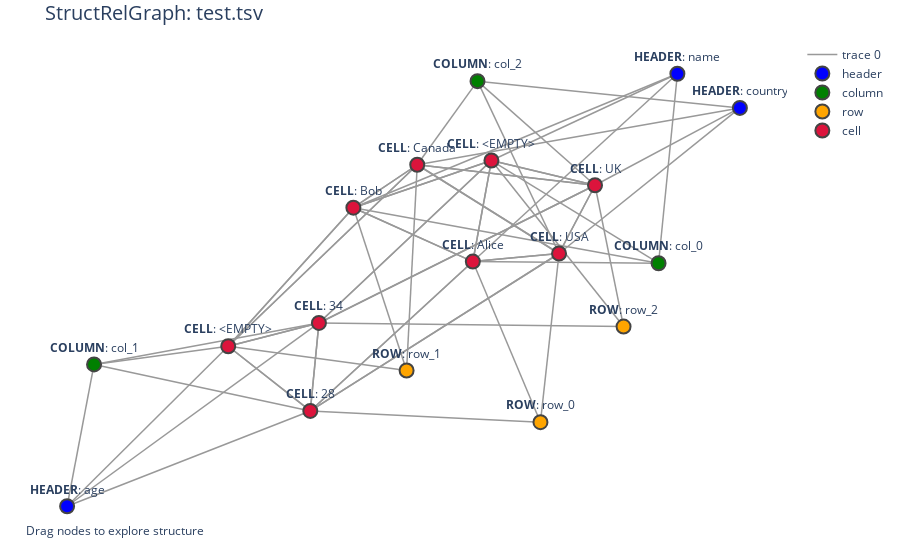

Notebook source saved alongside this figure:
### Code cell
# test_structrel_graph.py

from table_parser.table_factory import TableLoaderFactory
from schema_inference.infer_schema import SchemaInferer
from graph_builder.build_graph import StructRelGraphBuilder
from graph_builder.visualize_graph import visualize_graph

table = TableLoaderFactory.load("data/raw/test.tsv")
table = SchemaInferer().infer(table)

builder = StructRelGraphBuilder()
G = builder.build(table)

print(f"Graph has {G.number_of_nodes()} nodes and {G.number_of_edges()} edges.")
visualize_graph(G, title="StructRelGraph: test.tsv")

### Figure 1 — Plotly figure (JSON) as saved in the notebook; plotly's stock layout.template omitted (floating-point values rounded to 4 significant figures; data arrays with more than 128 entries replaced by an {"elided": "..."} marker saying what was removed)
{"data": [{"hoverinfo": "none", "line": {"color": "#999", "width": 1.5}, "mode": "lines", "type": "scatter", "x": {"elided": "198 float values"}, "y": {"elided": "198 float values"}}, {"hoverinfo": "text", "marker": {"color": "blue", "line": {"width": 2}, "size": 14}, "mode": "markers+text", "name": "header", "text": ["<b>HEADER</b>: name", "<b>HEADER</b>: age", "<b>HEADER</b>: country"], "textposition": "top center", "type": "scatter", "x": [0.6094, -0.9993, 0.7742], "y": [0.8176, -1, 0.6739]}, {"hoverinfo": "text", "marker": {"color": "green", "line": {"width": 2}, "size": 14}, "mode": "markers+text", "name": "column", "text": ["<b>COLUMN</b>: col_0", "<b>COLUMN</b>: col_1", "<b>COLUMN</b>: col_2"], "textposition": "top center", "type": "scatter", "x": [0.5598, -0.9283, 0.08255], "y": [0.02129, -0.4039, 0.7866]}, {"hoverinfo": "text", "marker": {"color": "orange", "line": {"width": 2}, "size": 14}, "mode": "markers+text", "name": "row", "text": ["<b>ROW</b>: row_0", "<b>ROW</b>: row_1", "<b>ROW</b>: row_2"], "textposition": "top center", "type": "scatter", "x": [0.2485, -0.1044, 0.4675], "y": [-0.6467, -0.4296, -0.2449]}, {"hoverinfo": "text", "marker": {"color": "crimson", "line": {"width": 2}, "size": 14}, "mode": "markers+text", "name": "cell", "text": ["<b>CELL</b>: Alice", "<b>CELL</b>: 28", "<b>CELL</b>: USA", "<b>CELL</b>: Bob", "<b>CELL</b>: <EMPTY>", "<b>CELL</b>: Canada", "<b>CELL</b>: <EMPTY>", "<b>CELL</b>: 34", "<b>CELL</b>: UK"], "textposition": "top center", "type": "scatter", "x": [0.07022, -0.3582, 0.2974, -0.2447, -0.5746, -0.07629, 0.1192, -0.3355, 0.3923], "y": [0.02832, -0.5996, 0.06218, 0.2547, -0.3274, 0.4352, 0.453, -0.2297, 0.349]}], "layout": {"annotations": [{"showarrow": false, "text": "Drag nodes to explore structure", "x": 0.005, "xref": "paper", "y": -0.002, "yref": "paper"}], "hovermode": "closest", "margin": {"b": 20, "l": 20, "r": 20, "t": 40}, "plot_bgcolor": "white", "showlegend": true, "title": {"font": {"size": 20}, "text": "StructRelGraph: test.tsv"}, "xaxis": {"showgrid": false, "showticklabels": false, "zeroline": false}, "yaxis": {"showgrid": false, "showticklabels": false, "zeroline": false}}}
